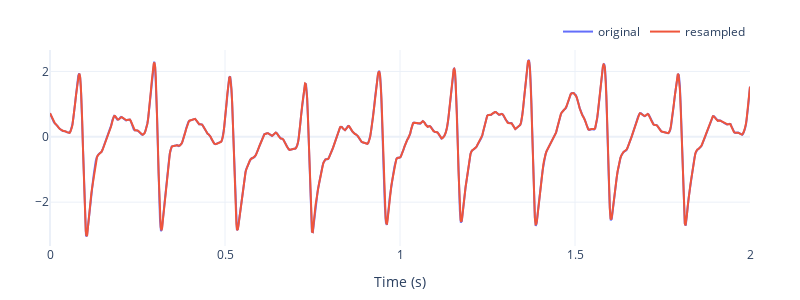

Notebook code for this chart:
### Code cell
fig = go.Figure()

t_original = np.linspace(0, duration, train_data['samples'].shape[-1])
t_resampled = np.linspace(0, duration, train_samples.shape[-1])

fig.add_traces([
    go.Scatter(x=t_original, y=train_data['samples'][456,0], name='original'),
    go.Scatter(x=t_resampled, y=train_samples[456,0], name='resampled'),
])
fig.update_layout(xaxis_title="Time (s)", width=800, height=300)
fig.show()

### Figure 1 — Plotly figure (JSON) as saved in the notebook; plotly's stock layout.template omitted (floating-point values rounded to 4 significant figures; data arrays with more than 128 entries replaced by an {"elided": "..."} marker saying what was removed)
{"data": [{"name": "original", "type": "scatter", "x": {"elided": "720 float values"}, "y": {"elided": "720 float values"}}, {"name": "resampled", "type": "scatter", "x": {"elided": "1000 float values"}, "y": {"elided": "1000 float values"}}], "layout": {"height": 300, "width": 800, "xaxis": {"title": {"text": "Time (s)"}}}}
